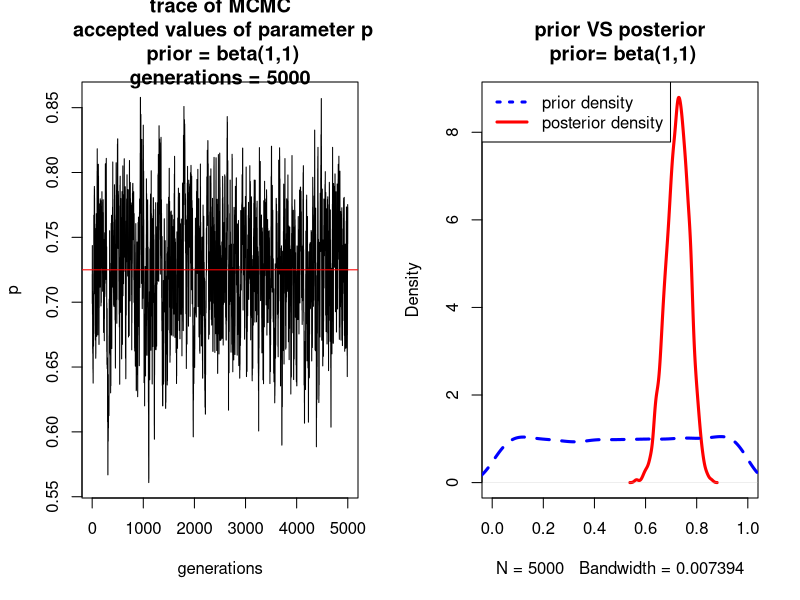

Here is the R script that generated this plot:
# Set the number of tosses.
n <- 100
# Set the number of heads obtained.
h <- 73
# Define our likelihood function.
# Since our model is a binomial model, we can use:
likelihood <- function(h,n,p){
  lh <- dbinom(h,n,p)
  lh
}
# Set the starting value of p
p <- runif(1,0,1)
# Create an empty data.frame to store the accepted p values for each iteration.
# Remember: "the posterior probability is just an updated version of the prior"
posterior <- data.frame()
# Set the lenght of the loop (Marcov Chain, number of iterations).
nrep <- 5000
# Start the loop (MCMC)
for (i in 1:nrep) {
  # Obtain a new proposal value for p
  p_prime <- p + runif(1, -0.05,0.05)
  # Avoid values out of the range 0 - 1
  if (p_prime < 0) {p_prime <- abs(p_prime)}
  if (p_prime > 1) {p_prime <- 2 - p_prime}
  # Compute the acceptance proability using our likelihood function and the
  # beta(1,1) distribution as our prior probability.
  R <- likelihood(h,n,p_prime)/likelihood(h,n,p) * (dbeta(p_prime,1,1)/dbeta(p,1,1))
  # Accept or reject the new value of p
  if (R > 1) {R <- 1}
  random <- runif (1,0,1)
  if (random < R) {
    p <- p_prime
  }
  # Store the likelihood of the accepted p and its value
  posterior[i,1] <- log(likelihood(h, n, p))
  posterior[i,2] <- p
  print(i)
}
par(mfrow= c(1,2))
prior <- rbeta(5000, 1,1)
plot(1:5000 ,posterior$V2, cex=0, xlab = "generations", ylab = "p", main = "trace of MCMC\n accepted values of parameter p\n prior = beta(1,1)
generations = 5000")
lines(1:5000, posterior$V2, cex=0)
abline(h=mean(posterior$V2), col="red")
plot(density(posterior$V2), xlim = c(min(min(prior),min((posterior$V2))), max(max(prior),max((posterior$V2)))), ylim = c(0, max(max(density
                                                                                                                                    (prior)$y),max((density(posterior$V2)$y)))), main= "prior VS posterior\n prior= beta(1,1)", lwd=3, col="red")
lines(density(prior), lwd=3, lty=2, col="blue")
legend("topleft", legend=c("prior density","posterior density"),
       col=c("blue","red"), lty=c(3,1), lwd=c(3,3), cex = 1)
